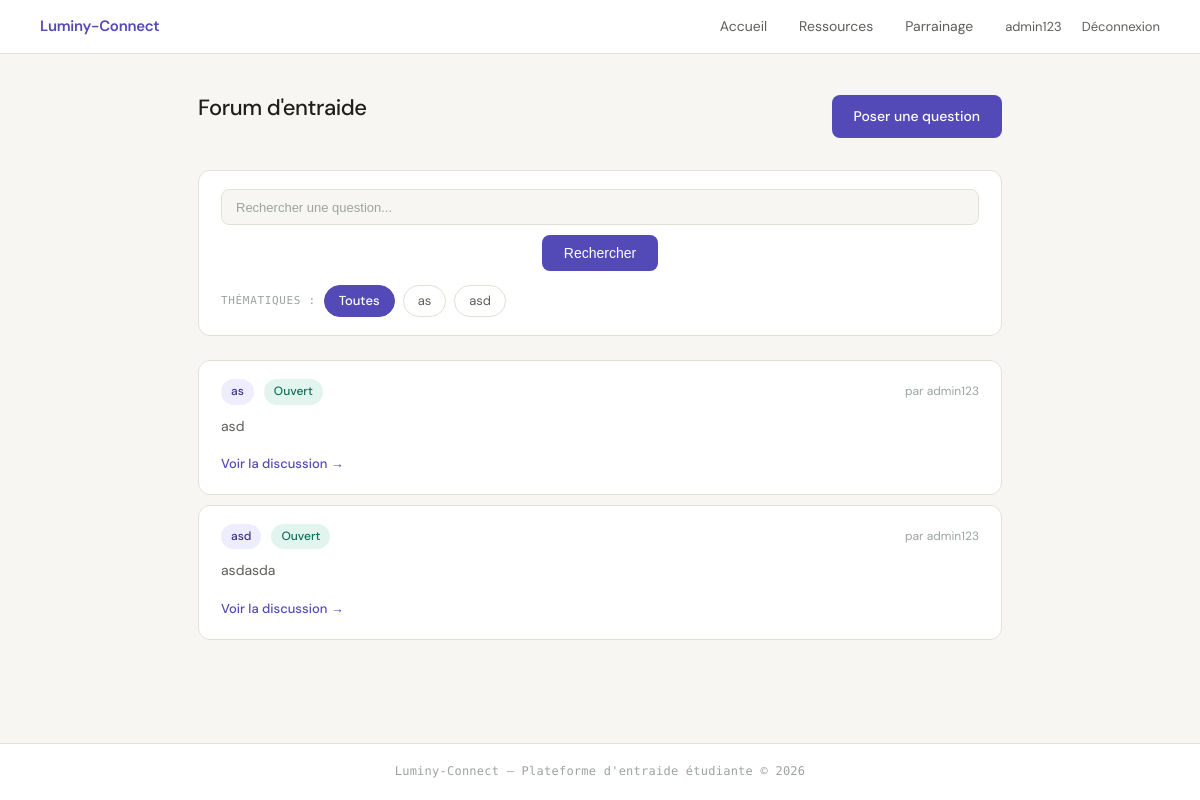
/ (signed in), run on an earlier commit of the app's database.
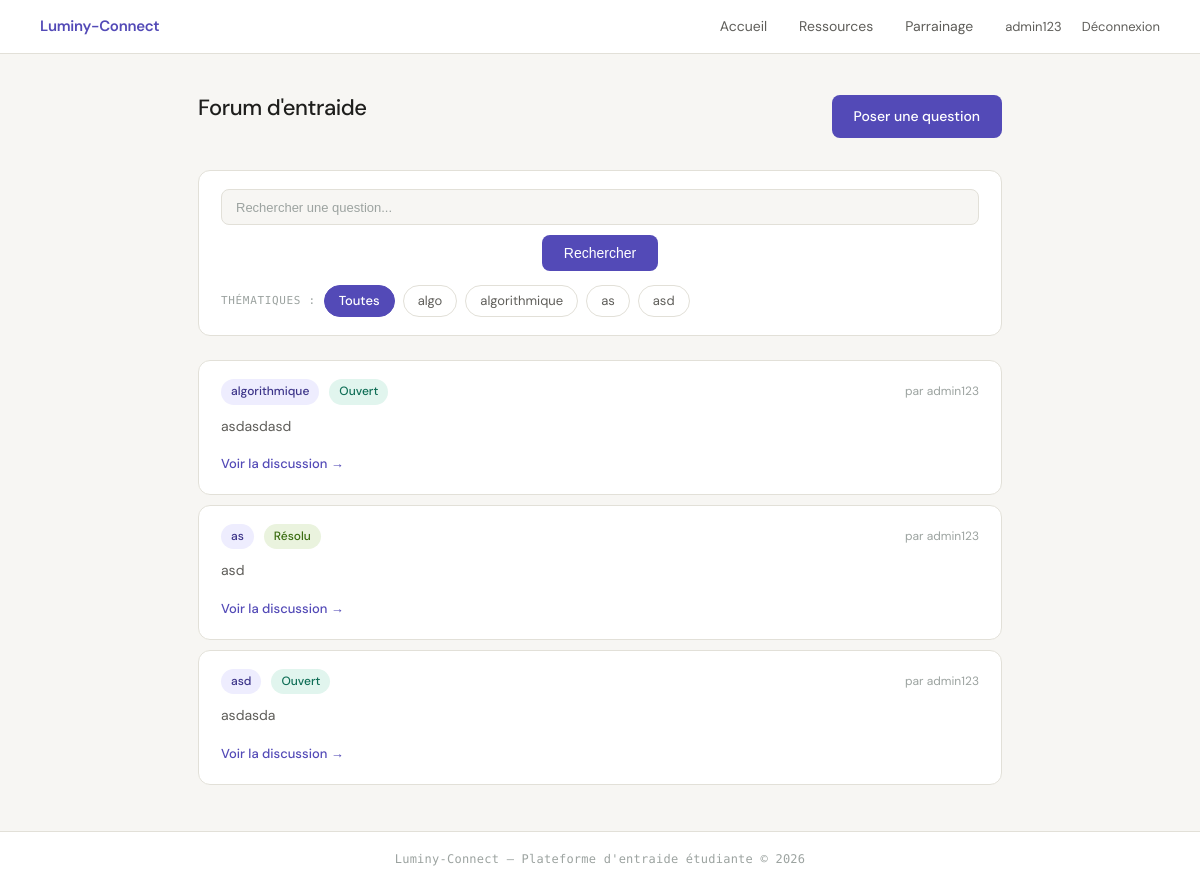
And on a later commit of the database.
### tables this page shows
CREATE TABLE utilisateur (
            id INTEGER PRIMARY KEY AUTOINCREMENT,
            nom_utilisateur TEXT UNIQUE NOT NULL,
            mot_de_passe TEXT NOT NULL,
            est_parrain INTEGER NOT NULL
        );

CREATE TABLE demande_aide (
            id INTEGER PRIMARY KEY AUTOINCREMENT,
            auteur_id INTEGER NOT NULL,
            matiere TEXT NOT NULL,
            description TEXT NOT NULL,
            statut TEXT DEFAULT 'ouverte',
            FOREIGN KEY (auteur_id) REFERENCES utilisateur(id)
        );

### app.py (the view)
@app.route('/')
@login_required
def accueil():
    q       = request.args.get('q', '').strip()
    matiere = request.args.get('matiere', '').strip()
    matieres = obtenir_matieres()
    demandes = chercher_demandes(q=q, matiere=matiere) if (q or matiere) else obtenir_demandes()
    return render_template(
        'accueil.html',
        demandes=demandes,
        matieres=matieres,
        q=q,
        matiere_active=matiere,
    )

### data_model.py (called while the page is built)
def login_required(f):
    @wraps(f)
    def decorated_function(*args, **kwargs):
        if "user_id" not in session:
            return redirect(url_for('connexion'))
        return f(*args, **kwargs)
    return decorated_function

def db_fetch(query, args=(), fetch_all=False, db_name=DBFILENAME):
    with sqlite3.connect(db_name) as conn:
        conn.row_factory = sqlite3.Row
        cur = conn.execute(query, args)
        if fetch_all:
            res = cur.fetchall()
            return [dict(e) for e in res] if res else []
        else:
            res = cur.fetchone()
            return dict(res) if res else None

def obtenir_demandes():
    query = """
        SELECT demande_aide.id, demande_aide.matiere, demande_aide.description,
               demande_aide.statut, demande_aide.auteur_id,
               utilisateur.nom_utilisateur AS auteur
        FROM demande_aide
        JOIN utilisateur ON demande_aide.auteur_id = utilisateur.id
        ORDER BY demande_aide.id DESC
    """
    return db_fetch(query, fetch_all=True)

def obtenir_matieres():
    query = """
        SELECT DISTINCT matiere FROM demande_aide
        UNION
        SELECT DISTINCT matiere FROM ressource
        ORDER BY matiere
    """
    rows = db_fetch(query, fetch_all=True)
    return [row['matiere'] for row in rows]

### templates/accueil.html (shortened to what this page needs)
{% include 'en_tete.html' %}
<main>
  <div class="entete-page">
    <h1>Forum d'entraide</h1>
    <a href="/nouvelle-demande" class="btn-primary btn">Poser une question</a>
  </div>
  <div class="barre-recherche">
    <form class="form-recherche" method="get" action="/">
      <input
        type="text"
        name="q"
        placeholder="Rechercher une question..."
        value="{{ q }}"
        autocomplete="off"
      >
      <button type="submit" class="btn-primary btn">Rechercher</button>
    </form>
    {% if matieres %}
    <div class="filtres-matieres">
      <span class="filtres-label">Thématiques :</span>
      <a href="/" class="filtre-matiere{% if not matiere_active %} actif{% endif %}">Toutes</a>
      {% for m in matieres %}
      <a href="/?matiere={{ m | urlencode }}"
         class="filtre-matiere{% if matiere_active == m %} actif{% endif %}">{{ m }}</a>
      {% endfor %}
    </div>
    {% endif %}
  </div>
  {% for demande in demandes %}
  <div class="carte-demande">
    <div class="carte-entete">
      <span class="matiere">{{ demande.matiere }}</span>
      {% if demande.statut == 'ouverte' %}
        <span class="statut-ouverte">Ouvert</span>
      {% else %}
        <span class="statut-close">Résolu</span>
      {% endif %}
      <span class="auteur">par <a href="/utilisateur/{{ demande.auteur_id }}">{{ demande.auteur }}</a></span>
    </div>
    <p>{{ demande.description }}</p>
    <a href="/demande/{{ demande.id }}">Voir la discussion →</a>
  </div>
  {% endfor %}
</main>
{% include 'pied_de_page.html' %}

### templates/en_tete.html (shortened to what this page needs)
<!DOCTYPE html>
<html lang="fr">
<head>
  <link rel="stylesheet" href="{{ url_for('static', filename='style.css') }}">
</head>
<body>
<nav>
  <a href="/" class="brand">Luminy-Connect</a>
  {% if session.get('user_id') %}
    <a href="/">Accueil</a>
    <a href="/ressources">Ressources</a>
    <a href="/mon-parrainage">Parrainage</a>
    <span class="nav-user">
      <a href="/profil">{{ session.get('nom') }}</a>
      <a href="/deconnexion">Déconnexion</a>
    </span>
  {% else %}
    <span class="nav-user"><a href="/connexion">Connexion</a></span>
  {% endif %}
</nav>

### templates/pied_de_page.html
<footer>
  Luminy-Connect — Plateforme d'entraide étudiante &copy; 2026
</footer>
</body>
</html>

What changed in the data, as far as the page shows it:
added demande_aide: matiere "algorithmique", statut "Ouvert", auteur "admin123", description "asdasdasd"
changed demande_aide "as": statut "Ouvert" → "Résolu"
Also different on the page:
new list line: "algo"
new list line: "algorithmique"
